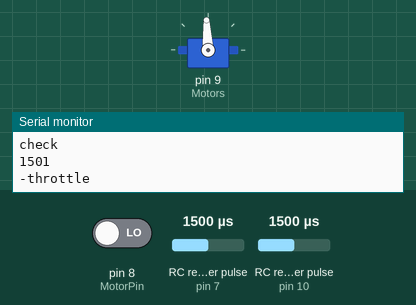
Recording of a sketch running on a simulated Arduino Uno, built with avr-gcc and run on an emulated ATmega328P. On the bench: servo, the last lines printed to the serial monitor. Wiring (inferred from the names in the program): 2 × RC receiver channel: data pin 7 / data pin 10. The test bench sets the inputs (shaded band); at power-on: RC receiver pulse (sensors on pin 7, pin 10) 1500 µs, pin 8 (MotorPin) LOW.

Above: at 1.2 s.
1.3 s: RC receiver pulse (sensor on pin 7) set to 1020 µs
At 3.8 s:
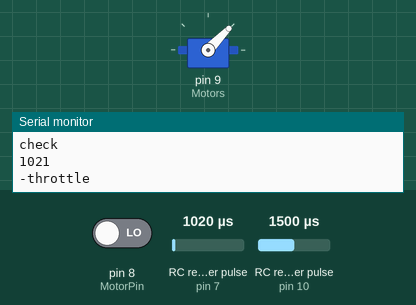
4.3 s: RC receiver pulse (sensor on pin 7) set to 1250 µs
At 7.0 s:
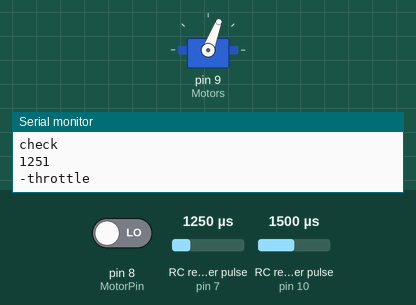
7.3 s: RC receiver pulse (sensor on pin 7) set to 1750 µs
At 10.0 s:
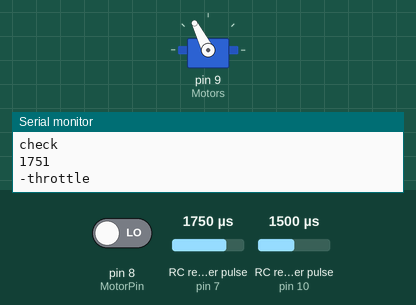
10.3 s: RC receiver pulse (sensor on pin 7) set to 1980 µs
At 13.0 s:
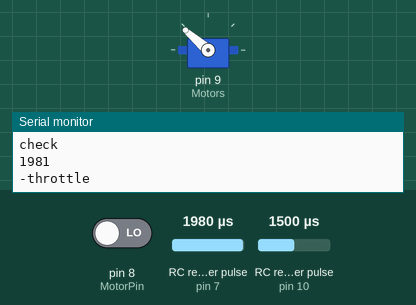
13.3 s: RC receiver pulse (sensor on pin 7) set to 1500 µs
At 15.8 s:
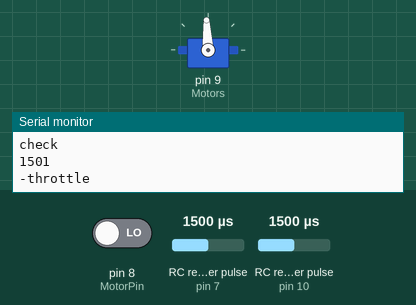
Timing chart, 0 to 17.3 s (numbered marks = the images above; inputs shaded):
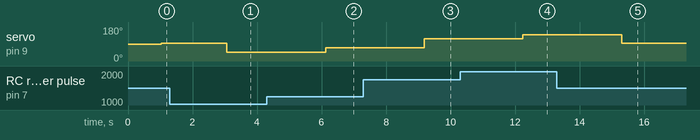

The sketch:

Single_Throttle_Motor_test.ino
```cpp
#include<Servo.h>
const int throttlepin=7;
const int MotorPin=8;
const int Motors=9;
const int Check=10;

unsigned long ThrottleSig;
unsigned long MotorSignal;
unsigned long a=0;

Servo Motor;

void setup()
{
  Serial.begin(9600);
  pinMode(throttlepin,INPUT);
  pinMode(MotorPin,INPUT);
  pinMode(Motors,OUTPUT);
  pinMode(Check,INPUT);
  Motor.attach(Motors);

}

void loop()
{
  ThrottleSig = pulseIn(throttlepin,HIGH);
  a = pulseIn(Check,HIGH);
  Serial.println(ThrottleSig);
  Serial.println("-throttle");
  MotorSignal = pulseIn(MotorPin, HIGH);
  Serial.println(MotorSignal);
  Serial.println("MotorSignal");
if(MotorSignal<1600){Motor.writeMicroseconds(ThrottleSig);Serial.println(ThrottleSig);Serial.println("value");}
if(MotorSignal>1800){Motor.writeMicroseconds(990);Serial.println(a);Serial.println("value");}
 Serial.println(a);
 Serial.println("check");
}
```

Measured:
- after the input at 1.3 s, servo on pin 9 (Motors): 93° → 46° after 1.8 s
- after the input at 4.3 s, servo on pin 9 (Motors): 46° → 69° after 1.8 s
- after the input at 7.3 s, servo on pin 9 (Motors): 69° → 117° after 1.9 s
- after the input at 10.3 s, servo on pin 9 (Motors): 117° → 139° after 1.9 s
- after the input at 13.3 s, servo on pin 9 (Motors): 139° → 93° after 2.0 s
